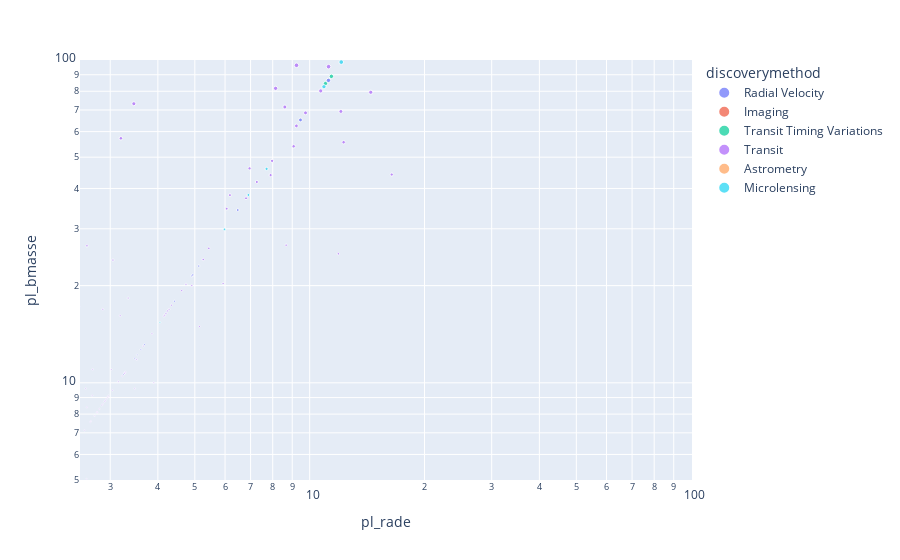

Notebook cell for this chart:
### Code cell
figb = px.scatter(
    df7.query("disc_year==2023"),
    #df7,
    x="pl_rade",
    y="pl_bmasse",
    color="discoverymethod",
    size="pl_bmasse",
    hover_name="pl_name",
    log_x=True,
    size_max=100,
    
    # facet_col="detection_type",
    range_x=[2.5,100.5],
    log_y = True, 
    range_y=[5.0,100.0]
    # animation_frame="discovered",
    # animation_group="name",
)
figb.show()

### Figure 1 — Plotly figure (JSON) as saved in the notebook; plotly's stock layout.template omitted (floating-point values rounded to 4 significant figures; data arrays with more than 128 entries replaced by an {"elided": "..."} marker saying what was removed)
{"data": [{"hovertemplate": "<b>%{hovertext}</b><br><br>discoverymethod=Radial Velocity<br>pl_rade=%{x}<br>pl_bmasse=%{marker.size}<extra></extra>", "hovertext": ["75 Cet c", "BD-210397 b", "BD-210397 c", "DMPP-4 b", "GJ 1151 c", "GJ 328 c", "GJ 367 c", "GJ 367 d", "GJ 3988 b", "GJ 724 b", "GJ 806 c", "GJ 9404 b", "HAT-P-2 c", "HD 108202 b", "HD 112300 b", "HD 112570 b", "HD 135625 b", "HD 154391 b", "HD 165131 b", "HD 167677 b", "HD 18438 b", "HD 185283 b", "HD 36384 b", "HD 6860 b", "HD 73256 c", "HD 74698 b", "HD 74698 c", "HD 75302 b", "K2-312 c", "HD 88986 b", "HD 89839 b", "HD 94771 b", "HD 99492 c", "HIP 29442 c", "HIP 29442 d", "HIP 54597 b", "HN Lib b", "Kepler-10 d", "Kepler-454 d", "Kepler-68 e", "L 363-38 b", "LHS 3154 b", "TOI-1052 c", "TOI-1338 c", "TOI-1669 b", "TOI-1694 c", "TOI-1736 c", "TOI-4010 e", "TOI-544 c", "Wolf 1069 b", "rho CrB d", "rho CrB e"], "legendgroup": "Radial Velocity", "marker": {"color": "#636efa", "size": [289.9, 214, 1526.0, 12.2, 10.62, 21.4, 4.13, 6.03, 3.69, 10.75, 5.8, 11.9, 3401.0, 953.5, 5031.0, 1087.0, 731.0, 2892.0, 5943.0, 905.8, 6674.0, 413.2, 2098.0, 8982.0, 5085.0, 23, 126, 1716.0, 1719.0, 17.2, 1592.0, 169, 17.9, 4.5, 5.1, 762.8, 5.46, 12.68, 734.2, 86.45, 4.67, 13.15, 34.3, 65.2, 182.1, 333.7, 2800, 692, 21.5, 1.26, 21.6, 3.79], "sizemode": "area", "sizeref": 8.97, "symbol": "circle"}, "mode": "markers", "name": "Radial Velocity", "orientation": "v", "showlegend": true, "type": "scatter", "x": [13.9, 14, 12.9, 3.53, 3.25, 4.91, 1.86, 2.33, 1.74, 3.27, 2.28, 3.48, 12.4, 13.1, 12.2, 13.1, 13.3, 12.5, 12.1, 13.2, 12.1, 13.6, 12.7, 11.9, 12.2, 5.12, 14, 12.8, 12.8, 2.49, 12.9, 14.2, 4.42, 1.58, 1.37, 13.3, 2.2, 3.61, 13.3, 11.2, 2, 3.69, 6.48, 9.46, 14.1, 13.8, 12.5, 13.3, 4.92, 1.08, 4.94, 1.77], "xaxis": "x", "y": [289.9, 214, 1526.0, 12.2, 10.62, 21.4, 4.13, 6.03, 3.69, 10.75, 5.8, 11.9, 3401.0, 953.5, 5031.0, 1087.0, 731.0, 2892.0, 5943.0, 905.8, 6674.0, 413.2, 2098.0, 8982.0, 5085.0, 23, 126, 1716.0, 1719.0, 17.2, 1592.0, 169, 17.9, 4.5, 5.1, 762.8, 5.46, 12.68, 734.2, 86.45, 4.67, 13.15, 34.3, 65.2, 182.1, 333.7, 2800, 692, 21.5, 1.26, 21.6, 3.79], "yaxis": "y"}, {"hovertemplate": "<b>%{hovertext}</b><br><br>discoverymethod=Imaging<br>pl_rade=%{x}<br>pl_bmasse=%{marker.size}<extra></extra>", "hovertext": ["AF Lep b", "HD 169142 b", "HIP 81208 C b", "HIP 99770 b", "MWC 758 c", "PZ Tel b", "WISE J033605.05-014350.4 b"], "legendgroup": "Imaging", "marker": {"color": "#EF553B", "size": [1017.0, 953.5, 4704.0, 5117.0, 0, 8581.0, 2622.0], "sizemode": "area", "sizeref": 8.97, "symbol": "circle"}, "mode": "markers", "name": "Imaging", "orientation": "v", "showlegend": true, "type": "scatter", "x": [13.1, 13.1, 12.3, 12.2, null, 11.9, 12.6], "xaxis": "x", "y": [1017.0, 953.5, 4704.0, 5117.0, 0, 8581.0, 2622.0], "yaxis": "y"}, {"hovertemplate": "<b>%{hovertext}</b><br><br>discoverymethod=Transit Timing Variations<br>pl_rade=%{x}<br>pl_bmasse=%{marker.size}<extra></extra>", "hovertext": ["AU Mic d", "Kepler-1513 c", "Kepler-1976 b", "TOI-199 c"], "legendgroup": "Transit Timing Variations", "marker": {"color": "#00cc96", "size": [1.053, 84.54, 0, 88.99], "sizemode": "area", "sizeref": 8.97, "symbol": "circle"}, "mode": "markers", "name": "Transit Timing Variations", "orientation": "v", "showlegend": true, "type": "scatter", "x": [1.02, 11, 12.21, 11.4], "xaxis": "x", "y": [1.053, 84.54, 0, 88.99], "yaxis": "y"}, {"hovertemplate": "<b>%{hovertext}</b><br><br>discoverymethod=Transit<br>pl_rade=%{x}<br>pl_bmasse=%{marker.size}<extra></extra>", "hovertext": {"elided": "213 str values"}, "legendgroup": "Transit", "marker": {"color": "#ab63fa", "size": {"elided": "213 float values"}, "sizemode": "area", "sizeref": 8.97, "symbol": "circle"}, "mode": "markers", "name": "Transit", "orientation": "v", "showlegend": true, "type": "scatter", "x": {"elided": "213 float values"}, "xaxis": "x", "y": {"elided": "213 float values"}, "yaxis": "y"}, {"hovertemplate": "<b>%{hovertext}</b><br><br>discoverymethod=Astrometry<br>pl_rade=%{x}<br>pl_bmasse=%{marker.size}<extra></extra>", "hovertext": ["HIP 66074 b"], "legendgroup": "Astrometry", "marker": {"color": "#FFA15A", "size": [1589.0], "sizemode": "area", "sizeref": 8.97, "symbol": "circle"}, "mode": "markers", "name": "Astrometry", "orientation": "v", "showlegend": true, "type": "scatter", "x": [12.9], "xaxis": "x", "y": [1589.0], "yaxis": "y"}, {"hovertemplate": "<b>%{hovertext}</b><br><br>discoverymethod=Microlensing<br>pl_rade=%{x}<br>pl_bmasse=%{marker.size}<extra></extra>", "hovertext": ["K2-2016-BLG-0005L b", "KMT-2016-BLG-1105L b", "KMT-2017-BLG-0428L b", "KMT-2017-BLG-1003L b", "KMT-2017-BLG-1194L b", "KMT-2019-BLG-0298L b", "KMT-2019-BLG-1216L b", "KMT-2019-BLG-1367L b", "KMT-2019-BLG-1806L b", "KMT-2019-BLG-2783L b", "KMT-2021-BLG-0712L b", "KMT-2021-BLG-0909L b", "KMT-2021-BLG-1105L b", "KMT-2021-BLG-1547L b", "KMT-2021-BLG-2010L b", "KMT-2021-BLG-2478L b", "KMT-2022-BLG-0371L b", "KMT-2022-BLG-0440L b", "KMT-2022-BLG-1013L b", "MOA-2020-BLG-208L b", "MOA-2022-BLG-249L b", "OGLE-2017-BLG-1806L b", "OGLE-2019-BLG-0249L b", "OGLE-2019-BLG-0679L b"], "legendgroup": "Microlensing", "marker": {"color": "#19d3f3", "size": [349.6, 2.32, 5.59, 5.19, 3.54, 575.3, 29.88, 4.08, 4.67, 368.7, 38.19, 400.5, 413.2, 467.2, 340.1, 286.0, 82.64, 15.4, 98.53, 46, 4.83, 5.27, 2263.0, 1062.0], "sizemode": "area", "sizeref": 8.97, "symbol": "circle"}, "mode": "markers", "name": "Microlensing", "orientation": "v", "showlegend": true, "type": "scatter", "x": [13.7, 1.33, 2.23, 2.13, 1.7, 13.4, 5.98, 1.85, 2, 13.7, 6.91, 13.7, 13.6, 13.6, 13.8, 13.9, 10.9, 4.05, 12.1, 7.71, 2.04, 2.15, 12.7, 13.1], "xaxis": "x", "y": [349.6, 2.32, 5.59, 5.19, 3.54, 575.3, 29.88, 4.08, 4.67, 368.7, 38.19, 400.5, 413.2, 467.2, 340.1, 286.0, 82.64, 15.4, 98.53, 46, 4.83, 5.27, 2263.0, 1062.0], "yaxis": "y"}], "layout": {"autosize": true, "legend": {"itemsizing": "constant", "title": {"text": "discoverymethod"}, "tracegroupgap": 0}, "margin": {"t": 60}, "xaxis": {"anchor": "y", "domain": [0, 1], "range": [0.3979, 2.002], "title": {"text": "pl_rade"}, "type": "log"}, "yaxis": {"anchor": "x", "domain": [0, 1], "range": [0.699, 2], "title": {"text": "pl_bmasse"}, "type": "log"}}}
